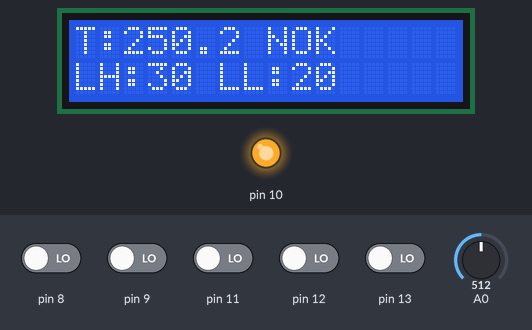
A sketch run on a simulated Arduino Uno, built for the host (arithmetic inside an expression is 32-bit, double 64-bit). On the bench: 16×2 character LCD, output pins drawn as LEDs (lit = HIGH). Wiring (inferred from the signals the program sends): character LCD (HD44780): RS pin 2; E pin 3; data pin 4, pin 5, pin 6, pin 7. The test bench sets the inputs (shaded band); at power-on: pin 8, pin 9, pin 11–13 LOW, A0 = 512. Pins used as bus, display or sensor lines are not drawn.

Above: at 2.3 s.
2.4 s: A0 set to 217
At 2.8 s:
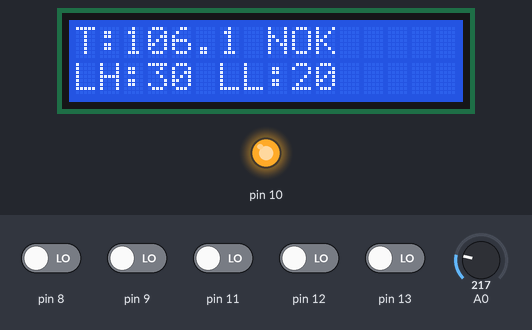
4.0 s: A0 set to 189
At 4.7 s:
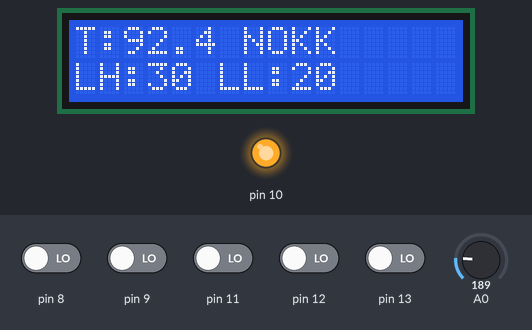
5.5 s: A0 set to 23
At 6.6 s:
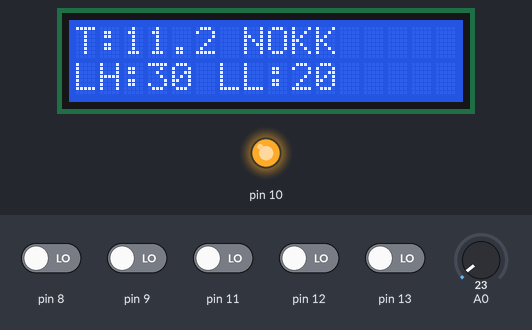
7.1 s: A0 set to 19
At 8.3 s:
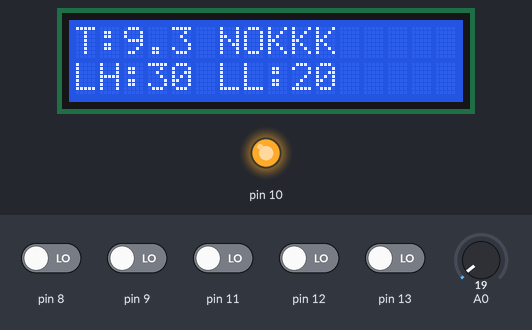
8.6 s: A0 set to 60
At 9.2 s:
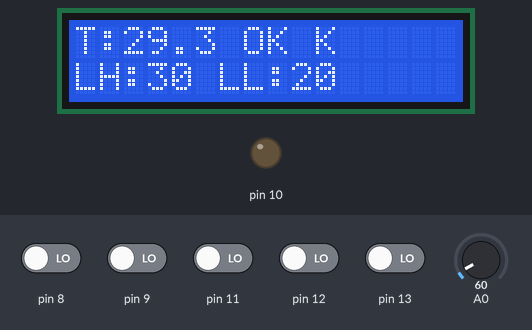
10.1 s: pin 8 driven HIGH
At 11.9 s:
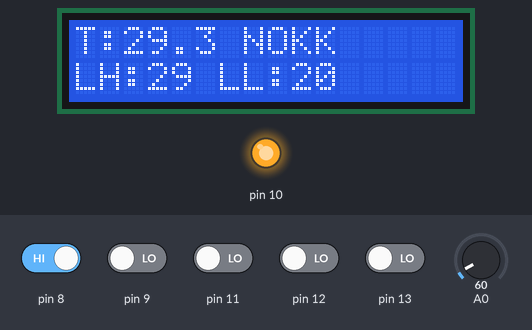
Timing chart, 0 to 13.4 s (numbered marks = the images above; inputs shaded):
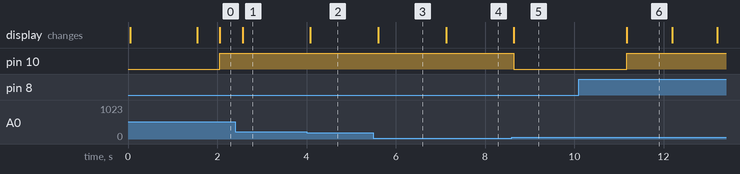

Measured:
- the behaviour switches between 205 and 204 on A0 (found by bisection; images 1 and 2)
- the behaviour switches between 21 and 20 on A0 (found by bisection; images 3 and 4)
- after the input at 2.4 s, the display: changes after 0.17 s (image 1)
- after the input at 4.0 s, the display: changes after 0.09 s (image 2)
- after the input at 5.5 s, the display: changes after 0.11 s (image 3)
- after the input at 7.1 s, the display: changes at once (image 4)
- after the input at 8.6 s, pin 10: HIGH → LOW at once; the display: changes after 0.05 s (image 5)
- after the input at 10.1 s, pin 10: LOW → HIGH after 1.1 s; the display: changes after 1.1 s (image 6)

The sketch:

A2_main.ino
```cpp
#include <avr/io.h>
#include <util/delay.h>
#include "INPUT_OUTPUT_DEFINE.h"
#include "uart.h"
#include "lm35.h"
#include "lcd.h"

// these are the initial temperature limits that we will use when the system starts
unsigned int HighLimit = 30;
unsigned int LowLimit = 20;

// the highest value that the user can set for the high temperature limit
#define MAX_LIMIT 150

// the main loop has a delay of 10 ms, so 100 iterations will approximately equal 1 second
// we use this value to determine how long a button has been held
#define HOLD_INTERVAL_COUNT 100

// function declarations
signed char LH_ButtonPressed(void);
signed char LL_ButtonPressed(void);

void LCD_WriteNumber(unsigned int Number);
void UART_WriteNumber(unsigned int Number);

void DisplayTemperature(float Temperature);
void SendTemperature(float Temperature);

int main(void)
{
    unsigned int LoopCounter = 0; // a counter that we use to update the temperature measurements every 500 ms

    float Temperature; // a variable to store the temperature read from the LM35 sensor

    // these variables store the actions returned by the two buttons
    // 1 means that the button was pressed and released quickly, while -1 means that it was held
    signed char LH_Action;
    signed char LL_Action;

    // initialize UART so we can send the temperature readings and system information to the serial monitor
    Uart_Init();

    // initialize the LM35 sensor and the ADC to start reading the analog temperature signal
    LM35_Init();

    // configure the LH button as an input using PB0
    IO_SelectPin(IO_PORT_B, PB0);
    IO_SetPinMode(IO_INPUT);

    // configure the LL button as an input using PB1
    IO_SelectPin(IO_PORT_B, PB1);
    IO_SetPinMode(IO_INPUT);

    // configure the LED as an output using PB2
    IO_SelectPin(IO_PORT_B, PB2);
    IO_SetPinMode(IO_OUTPUT);

    // set the initial state of the LED to LOW so it remains OFF when the system starts
    PORTB &= ~(1 << PB2);

    // initialize the LCD
    LCD_Init();

    // display a startup message on the LCD when the system is turned on
    LCD_SetCursor(0, 0);
    LCD_WriteString("Temperature HMI");
    LCD_SetCursor(1, 0);
    LCD_WriteString("System Starting");
    // send a startup message through UART to indicate that the system has started
    Uart_SendString("\r\n");
    Uart_SendString("========================\r\n");
    Uart_SendString("Temperature HMI Started\r\n");
    Uart_SendString("========================\r\n");

    // wait 1.5 seconds before clearing the startup message
    _delay_ms(1500);
    LCD_Clear();
    // display the initial temperature limits on the serial monitor
    Uart_SendString("Initial LH: 30 C\r\n");
    Uart_SendString("Initial LL: 20 C\r\n");
    Uart_SendString("------------------------\r\n");

    // the main loop runs continuously to keep checking the buttons and monitoring the temperature
    while (1)
    {

        // check the LH button to see if the user wants to change the high temperature limit
        LH_Action = LH_ButtonPressed();

        if (LH_Action == 1)
        {
            // if the button was pressed and released quickly, increase the high limit by 1 degree
            // we also check that it has not reached the maximum allowed value
            if (HighLimit < MAX_LIMIT)
            {
                HighLimit++;

                // display the new high limit on the serial monitor
                Uart_SendString("High Limit Increased: ");
                UART_WriteNumber(HighLimit);
                Uart_SendString(" C\r\n");
            }
        }
        else if (LH_Action == -1)
        {
            // if the button was held, decrease the high limit by 1 degree
            // we make sure that the high limit always stays at least 1 degree above the low limit
            if (HighLimit > LowLimit + 1)
            {
                HighLimit--;

                // display the new high limit on the serial monitor
                Uart_SendString("High Limit Decreased: ");
                UART_WriteNumber(HighLimit);
                Uart_SendString(" C\r\n");
            }
        }

        // check the LL button to see if the user wants to change the low temperature limit
        LL_Action = LL_ButtonPressed();

        if (LL_Action == 1)
        {
            // if the button was pressed and released quickly, increase the low limit by 1 degree
            // we make sure that the low limit does not reach or exceed the high limit
            if (LowLimit + 1 < HighLimit)
            {
                LowLimit++;

                // display the new low limit on the serial monitor
                Uart_SendString("Low Limit Increased: ");
                UART_WriteNumber(LowLimit);
                Uart_SendString(" C\r\n");
            }
        }
        else if (LL_Action == -1)
        {
            // if the button was held, decrease the low limit by 1 degree
            // the low limit cannot go below zero
            if (LowLimit > 0)
            {
                LowLimit--;

                // display the new low limit on the serial monitor
                Uart_SendString("Low Limit Decreased: ");
                UART_WriteNumber(LowLimit);
                Uart_SendString(" C\r\n");
            }
        }
        // add a 10 ms delay to control the speed of the main loop and the button timing
        _delay_ms(10);

        LoopCounter++;

        // update the temperature measurement every 50 iterations (approximately 500 ms)
        if (LoopCounter >= 50)
        {
            // reset the counter so the next measurement can be taken after another 50 iterations
            LoopCounter = 0;

            // read the current temperature from the LM35 sensor
            Temperature = LM35_ReadTemperature();

            // compare the measured temperature with the limits set by the user
            if (Temperature > HighLimit || Temperature < LowLimit)
            {
                // if the temperature is outside the allowed range, turn the LED ON to indicate an alert
                PORTB |= (1 << PB2);
            }
            else
            {
                // if the temperature is within the allowed range, turn the LED OFF
                PORTB &= ~(1 << PB2);
            }

            // display the latest temperature and the configured limits on the LCD
            DisplayTemperature(Temperature);

            // send the latest temperature reading and its status to the serial monitor
            SendTemperature(Temperature);
        }
    }

    return 0;
}

// this function checks the LH button connected to PB0 and determines whether it was pressed quickly or held
// it returns 1 for a quick press, -1 when the button has been held for approximately one second, and 0 if there is no action
signed char LH_ButtonPressed(void)
{
    // static variables keep their values between function calls, which allows me to track the button state
    static unsigned char LastReading = 0; // stores the previous reading of the button
    static unsigned char StableState = 0; // stores the confirmed state of the button after debouncing
    static unsigned char DebounceCounter = 0; // counts how many times the reading stays unchanged
    static unsigned int HoldCounter = 0; // counts how long the button has been held
    static unsigned char HasDecreased = 0; // a flag to prevent a long press from being treated as a quick press after release
    unsigned char Reading;

    // read the current state of PB0
    // if the button is pressed, the reading will be 1 because we are using an external pull-down resistor
    Reading = (PINB & (1 << PB0)) ? 1 : 0;

    // check whether the current reading is different from the previous reading
    // if it changes, reset the debounce counter because we need to make sure the new state is stable
    if (Reading != LastReading)
    {
        LastReading = Reading;
        DebounceCounter = 0;
    }
    else if (DebounceCounter < 3)
    {
        // if the reading stays the same, increase the counter until it reaches 3
        // this helps prevent false readings caused by the mechanical bouncing of the button
        DebounceCounter++;
    }

    // accept the new button state only after the reading has remained stable
    if (DebounceCounter >= 3 && StableState != Reading)
    {
        StableState = Reading;

        if (StableState == 1)
        {
            // the button has been pressed, so reset the holding counter and the long-press flag
            HoldCounter = 0;
            HasDecreased = 0;
        }
        else
        {
            // the button has been released

            if (HasDecreased == 0)
            {
                // if the long-press flag is still 0, it means the button was only pressed quickly
                // return 1 so the high temperature limit can be increased
                return 1;
            }
        }
    }

    // as long as the button remains pressed, keep counting how long it has been held
    if (StableState == 1)
    {
        HoldCounter++;

        if (HoldCounter >= HOLD_INTERVAL_COUNT)
        {
            // approximately one second has passed, so reset the counter and activate the long-press flag
            HoldCounter = 0;
            HasDecreased = 1;

            // return -1 to decrease the high temperature limit
            return -1;
        }
    }

    // return 0 if no button action has been detected
    return 0;
}

// this function does the same job as the previous one, but it checks the LL button connected to PB1
// it returns 1 for a quick press, -1 when the button has been held for approximately one second, and 0 if there is no action
signed char LL_ButtonPressed(void)
{
    // static variables keep their values between function calls to track the state of the LL button
    static unsigned char LastReading = 0; // stores the previous reading of the button
    static unsigned char StableState = 0; // stores the confirmed button state after debouncing
    static unsigned char DebounceCounter = 0; // counts how many times the reading stays unchanged
    static unsigned int HoldCounter = 0; // counts how long the button has been held
    static unsigned char HasDecreased = 0; // prevents a long press from being treated as a quick press after release
    unsigned char Reading;

    // read the current state of PB1
    // the reading will be 1 when the button is pressed because we are using an external pull-down resistor
    Reading = (PINB & (1 << PB1)) ? 1 : 0;


    // check whether the current reading is different from the previous reading
    // if it changes, reset the debounce counter to make sure the new state is stable
    if (Reading != LastReading)
    {
        LastReading = Reading;
        DebounceCounter = 0;
    }
    else if (DebounceCounter < 3)
    {
        // increase the counter if the reading stays unchanged
        // this helps eliminate false readings caused by button bouncing
        DebounceCounter++;
    }

    // accept the new button state only after the reading has remained stable
    if (DebounceCounter >= 3 && StableState != Reading)
    {
        StableState = Reading;

        if (StableState == 1)
        {
            // the button has been pressed, so reset the holding counter and the long-press flag
            HoldCounter = 0;
            HasDecreased = 0;
        }
        else
        {
            // the button has been released
            if (HasDecreased == 0)
            {
                // if the long-press flag is still 0, it means the button was only pressed quickly
                // return 1 so the low temperature limit can be increased
                return 1;
            }
        }
    }

    // as long as the button remains pressed, keep counting how long it has been held
    if (StableState == 1)
    {
        HoldCounter++;

        if (HoldCounter >= HOLD_INTERVAL_COUNT)
        {
            // approximately one second has passed, so reset the counter and activate the long-press flag
            HoldCounter = 0;
            HasDecreased = 1;

            // return -1 to decrease the low temperature limit
            return -1;
        }
    }

    // return 0 if no button action has been detected
    return 0;
}

// this function converts an unsigned integer into individual digits and displays them on the LCD
// we use this instead of a pre-developed number-printing function
void LCD_WriteNumber(unsigned int Number)
{
    if (Number >= 100)
    {
        // extract and display the hundreds digit
        LCD_WriteChar('0' + (Number / 100));

        // remove the hundreds digit so we can display the remaining two digits
        Number = Number % 100;

        // display the tens and units digits
        LCD_WriteChar('0' + (Number / 10));
        LCD_WriteChar('0' + (Number % 10));
    }
    else if (Number >= 10)
    {
        // display the tens and units digits if the number has at least two digits
        LCD_WriteChar('0' + (Number / 10));
        LCD_WriteChar('0' + (Number % 10));
    }
    else
    {
        // display a single digit if the number is less than 10
        LCD_WriteChar('0' + Number);
    }
}

// this function converts an unsigned integer into individual digits and sends them through UART
// we use it to display numerical values on the serial monitor
void UART_WriteNumber(unsigned int Number)
{
    if (Number >= 100)
    {
        // send the hundreds digit
        Uart_SendChar('0' + (Number / 100));

        // remove the hundreds digit
        Number = Number % 100;

        // send the tens and units digits
        Uart_SendChar('0' + (Number / 10));
        Uart_SendChar('0' + (Number % 10));
    }
    else if (Number >= 10)
    {
        // send the tens and units digits
        Uart_SendChar('0' + (Number / 10));
        Uart_SendChar('0' + (Number % 10));
    }
    else
    {
        // send a single digit if the number is less than 10
        Uart_SendChar('0' + Number);
    }
}

// this function displays the measured temperature, its status, and the configured limits on the LCD
void DisplayTemperature(float Temperature)
{
    unsigned int TemperatureTenths;
    unsigned int WholePart;
    unsigned int DecimalPart;
    // multiply the temperature by 10 and round it to the nearest tenth
    // this allows us to display one decimal place on the LCD
    TemperatureTenths = (unsigned int)(Temperature * 10.0 + 0.5);

    // separate the whole-number part from the decimal part
    WholePart = TemperatureTenths / 10;
    DecimalPart = TemperatureTenths % 10;

    // display the temperature and its status on the first row of the LCD
    LCD_SetCursor(0, 0);
    LCD_WriteString("T:");
    LCD_WriteNumber(WholePart);
    LCD_WriteChar('.');
    LCD_WriteNumber(DecimalPart);
    LCD_WriteString(" ");

    // check whether the measured temperature is outside the configured limits
    if (Temperature > HighLimit || Temperature < LowLimit)
    {
        // display NOK if the temperature is above the high limit or below the low limit
        LCD_WriteString("NOK");
    }
    else
    {
        // display OK if the temperature is within the allowed range
        LCD_WriteString("OK ");
    }

    // display the high and low temperature limits on the second row of the LCD
    LCD_SetCursor(1, 0);
    LCD_WriteString("LH:");
    LCD_WriteNumber(HighLimit);
    LCD_WriteString(" LL:");
    LCD_WriteNumber(LowLimit);
    // write a few spaces to clear any remaining characters from previous readings
    LCD_WriteString("   ");
}

// this function sends the measured temperature, configured limits, and system status through UART
void SendTemperature(float Temperature)
{
    unsigned int TemperatureTenths;
    unsigned int WholePart;
    unsigned int DecimalPart;

    // multiply the temperature by 10 and round it to the nearest tenth
    TemperatureTenths = (unsigned int)(Temperature * 10.0 + 0.5);

    // separate the whole-number part from the decimal part
    WholePart = TemperatureTenths / 10;
    DecimalPart = TemperatureTenths % 10;

    // send the measured temperature to the serial monitor
    Uart_SendString("Temperature: ");

    UART_WriteNumber(WholePart);

    Uart_SendChar('.');
    UART_WriteNumber(DecimalPart);

    // send the configured high and low limits
    Uart_SendString(" C | LH: ");

    UART_WriteNumber(HighLimit);

    Uart_SendString(" C | LL: ");

    UART_WriteNumber(LowLimit);

    // send the system status based on the measured temperature
    Uart_SendString(" C | Status: ");


    if (Temperature > HighLimit)
    {
        // indicate that the temperature has exceeded the high limit
        Uart_SendString("ALERT - ABOVE HIGH LIMIT");
    }
    else if (Temperature < LowLimit)
    {
        // indicate that the temperature has dropped below the low limit
        Uart_SendString("ALERT - BELOW LOW LIMIT");
    }
    else
    {
        // indicate that the temperature is within the allowed range
        Uart_SendString("NORMAL");
    }

    // move to a new line in the serial monitor
    Uart_SendString("\r\n");
}
```

Input_Output_define.h
```cpp
#ifndef INPUT_OUTPUT_DEFINE_H
#define INPUT_OUTPUT_DEFINE_H

#include <avr/io.h>

#define IO_INPUT   0 // defined IO_INPUT to 0 so it can be used as input
#define IO_OUTPUT  1 // defined IO_OUTPUT to 1 so it can be used as output

#define IO_PORT_B  1 // defined port B as 1
#define IO_PORT_C  2 // defined port C as 2
#define IO_PORT_D  3 // defined port D as 3

void IO_SelectPin(unsigned char port, unsigned char pin);
void IO_SetPinMode(unsigned char mode);

#endif
```

UART.h
```cpp
#ifndef UART_H
#define UART_H

void Uart_Init(void);

void Uart_SetBaudRate(unsigned long BaudRate);

void Uart_SendChar(unsigned char DataByte);

void Uart_SendString(const char DataString[]);

unsigned char Uart_DataAvailable(void);

unsigned char Uart_ReadData(void);

#endif
```

adc.h
```cpp
#ifndef ADC_H
#define ADC_H

void ADC_Init(void);
unsigned int ADC_Read(unsigned char channel);

#endif
```

lm35.h
```cpp
#ifndef LM35_H
#define LM35_H

void LM35_Init(void);
float LM35_ReadTemperature(void);

#endif
```

Source omitted: Input_Output_define.ino (1356 bytes), UART.ino (1350 bytes), adc.ino (804 bytes), lm35.ino (319 bytes), lcd.h (279 bytes), lcd.ino (2168 bytes)
